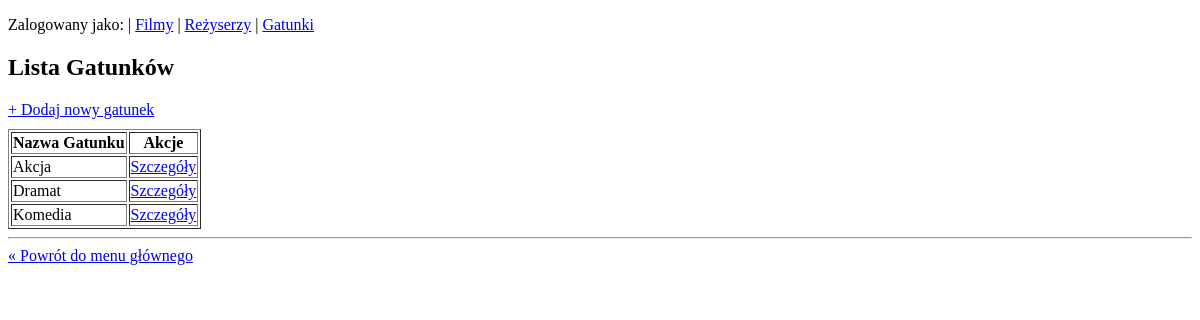
The page /wypozyczalnia_filmow/html/gatunki/ on the database as committed earlier.
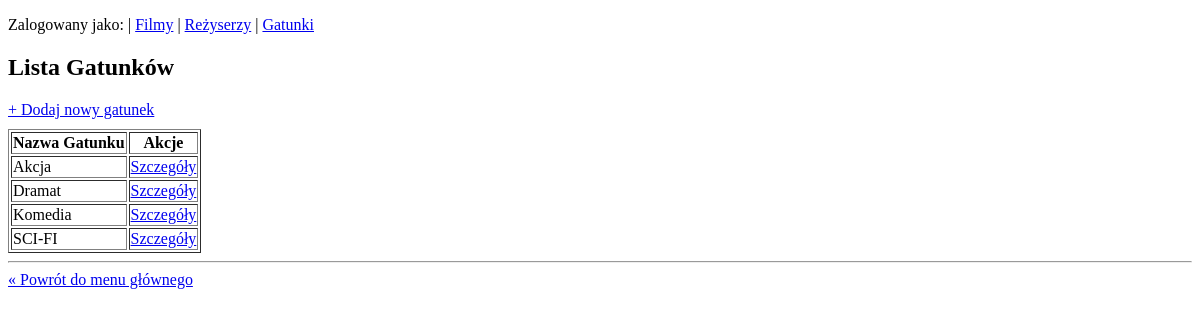
The same page on the database as committed later.
### wypozyczalnia_filmow/models.py (models this page shows, shortened)
class Gatunek(models.Model):
    nazwa = models.CharField(max_length=50)
    opis = models.TextField(blank=True)
    typowe_motywy = models.CharField(max_length=200, blank=True)
    czy_fabularny = models.BooleanField(default=True)
    class Meta:
        ordering = ['nazwa']
        verbose_name = "Gatunek"
        verbose_name_plural = "Gatunki"

### wypozyczalnia_filmow/views.py (the view)
# urls.py: path('html/gatunki/', views.gatunek_list_html, name='gatunek-list-html'),
def gatunek_list_html(request):
    gatunki = Gatunek.objects.all()
    return render(request, "wypozyczalnia_filmow/gatunek/list.html", {'gatunki': gatunki})

### wypozyczalnia_filmow/templates/wypozyczalnia_filmow/gatunek/list.html (shortened to what this page needs)
<!DOCTYPE html>
<html lang="pl">
<head>
</head>
<body>
    <p>Zalogowany jako: <strong>{{ user.username }}</strong> |
       <a href="{% url 'film-list-html' %}">Filmy</a> |
       <a href="{% url 'rezyser-list-html' %}">Reżyserzy</a> |
       <a href="{% url 'gatunek-list-html' %}">Gatunki</a>
    </p>
    <h2>Lista Gatunków</h2>
    <a href="{% url 'gatunek-create-html' %}">+ Dodaj nowy gatunek</a>
    <table border="1" style="margin-top: 10px;">
        <tr>
            <th>Nazwa Gatunku</th>
            <th>Akcje</th>
        </tr>
        {% for g in gatunki %}
        <tr>
            <td>{{ g.nazwa }}</td>
            <td><a href="{% url 'gatunek-detail-html' g.id %}">Szczegóły</a></td>
        </tr>
        {% endfor %}
    </table>
    <hr>
    <a href="{% url 'welcome' %}">« Powrót do menu głównego</a>
</body>
</html>

Rows that differ between the two databases and show on the page:
added Gatunek: nazwa "SCI-FI"
